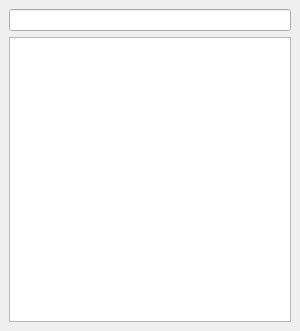
<?xml version="1.0" encoding="UTF-8"?>
<ui version="4.0">
 <class>MainWindow</class>
 <widget class="QMainWindow" name="MainWindow">
  <property name="geometry">
   <rect>
    <x>0</x>
    <y>0</y>
    <width>300</width>
    <height>331</height>
   </rect>
  </property>
  <property name="windowTitle">
   <string>MainWindow</string>
  </property>
  <widget class="QWidget" name="centralwidget">
   <layout class="QVBoxLayout" name="verticalLayout">
    <item>
     <widget class="QLineEdit" name="filterLineEdit"/>
    </item>
    <item>
     <widget class="QTreeView" name="centralTreeView"/>
    </item>
   </layout>
  </widget>
 </widget>
 <resources/>
 <connections/>
</ui>
